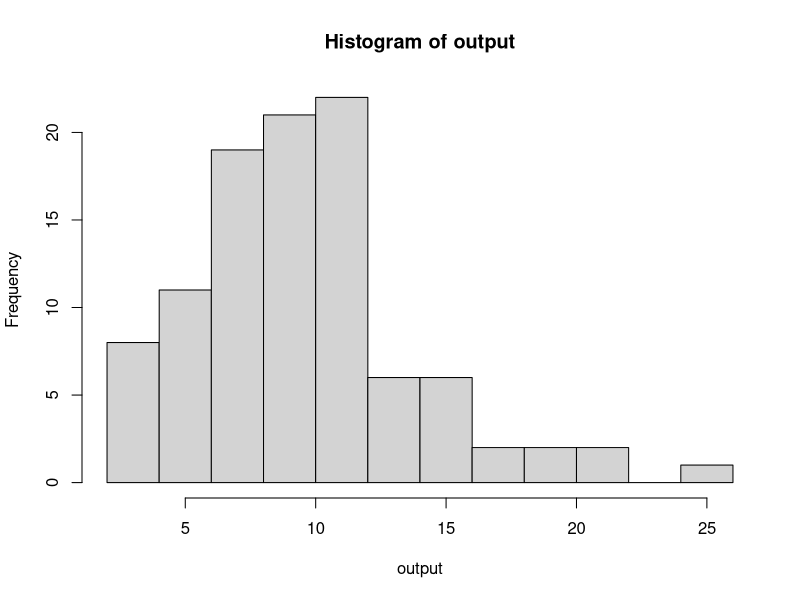

Here is the R script that generated this plot:
#No.4

x = 2
v = 10
#a
dchisq(x, v)

#b
random_data = 100
output = rchisq(random_data, v)
hist(output)

#c
rataan = v
rataan
varian = 2*v
varian
